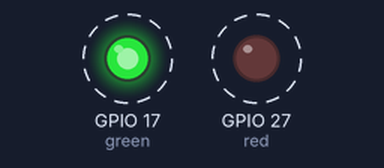
Simulated run of this program. Board: Raspberry Pi (BCM pin numbers). Parts: output pins drawn as LEDs (lit = HIGH). Dashed ring = blinking.

Above: at 0.5 s.
Timing chart, 0 to 4.6 s (numbered marks = the images above):
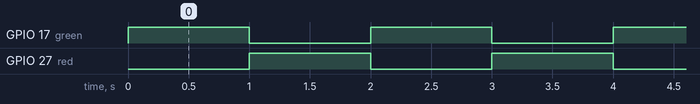

Measured:
- by itself, GPIO 17 (green), GPIO 27 (red): alternates HIGH for 1.0 s and LOW for 1.0 s

The program:

01_test_leds.py
```python
from gpiozero import LED
from time import sleep

green = LED(17)
red = LED(27)

try:
    while True:
        green.on()
        red.off()
        sleep(1)

        green.off()
        red.on()
        sleep(1)

except KeyboardInterrupt:
    green.off()
    red.off()
```
